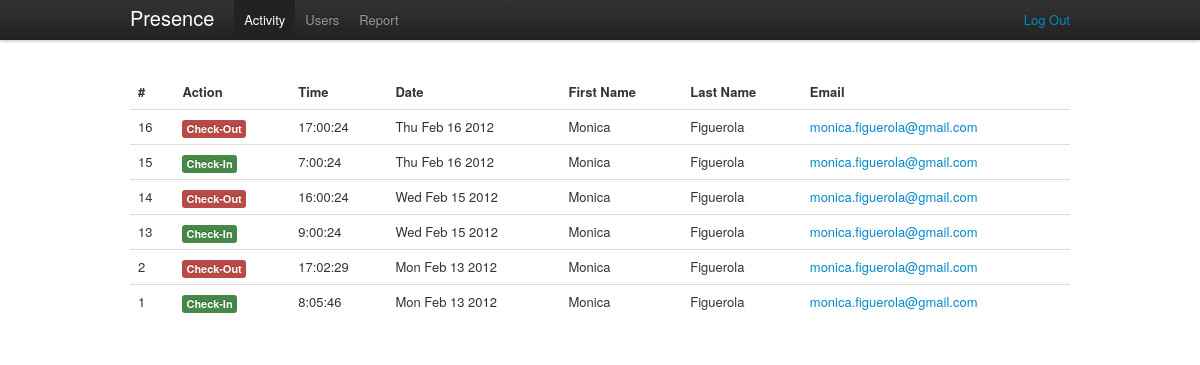
/admin/activity/ (signed in), run on the app's committed database.
### tables this page shows
CREATE TABLE IF NOT EXISTS `presence_activity` (
  `id` int(11) NOT NULL AUTO_INCREMENT,
  `userid` varchar(250) NOT NULL,
  `action` varchar(50) NOT NULL,
  `timestamp` int(15) NOT NULL,
  `computed` tinyint(1) NOT NULL DEFAULT '0',
  PRIMARY KEY (`id`)
);

CREATE TABLE IF NOT EXISTS `presence_users` (
  `id` int(11) NOT NULL AUTO_INCREMENT,
  `email` varchar(150) NOT NULL,
  `password` varchar(50) NOT NULL,
  `role` varchar(20) NOT NULL,
  `firstname` varchar(200) NOT NULL,
  `lastname` varchar(300) NOT NULL,
  `position` varchar(200) NOT NULL,
  `mac` varchar(20) NOT NULL,
  PRIMARY KEY (`id`)
);

### public/index.php (called while the page is built, shortened)
<?php
require_once (ROOT . '/config/config.php');
$url = isset($_GET['url']) ? $_GET['url'] : null;
$role = isset($_SESSION['role']) ? $_SESSION['role'] : null;
if ($url == null && $role == null) {
    $controller = "AuthController";
    $action = "asklogin";
    $url_params = array();
} else if ($url == null && isset($role)) {
    $controller = ucfirst($role) . 'Controller';
    $action = 'activity';
    $url_params = array();
} else {
    $url_params = explode('/', $url);
    $controller = ucfirst(array_shift($url_params));
    $action = $url_params[0] == null ? 'activity' : array_shift($url_params);
}
$extra_params = $_POST;
new $controller($action, array_merge($url_params, $extra_params));

### config/config.php (called while the page is built, shortened)
<?php
$CONFIG = new stdClass();
$CONFIG->wwwroot = 'http://localhost/presence-manager';
$CONFIG->dbhost = 'localhost';
$CONFIG->dbname = 'presence';
$CONFIG->dbuser = 'root';
$CONFIG->dbpassword = 'doremi';

### lang/en.php (called while the page is built)
<?php
$STRINGS = null;
$STRINGS['brand'] = 'Presence';
$STRINGS['login'] = 'Login';
$STRINGS['help'] = 'Help';
$STRINGS['activity'] = 'Activity';
$STRINGS['users'] = 'Users';
$STRINGS['report'] = 'Report';
$STRINGS['user'] = 'User';
$STRINGS['logout'] = 'Log Out';
$STRINGS['home'] = 'Home';
$STRINGS['404'] = '404';
$STRINGS['user:update:success'] = 'User details updated successfully!';
$STRINGS['user:update:failed'] = 'User details update falied!';
$STRINGS['user:delete:success'] = 'User deleted successfully!';
$STRINGS['user:delete:failed'] = 'User deleition falied!';
$STRINGS['user:create:success'] = 'The new user has been created!';
$STRINGS['user:create:failed'] = 'Error creating new user!';
$STRINGS['user:create:duplicate'] = 'This user already exists!';
$STRINGS['admin:no:activities'] = 'No more activity!';
$STRINGS['add:user'] = 'Add User';
$STRINGS['create:user'] = 'Create User';
$STRINGS['build:report'] = 'Build Report';

### lib/DB.php (called while the page is built, shortened)
<?php
class DB {
    private static $_instance;
    private static function getInstance(){
        if(self::$_instance == null){
            self::$_instance = new $class();
        }
        return self::$_instance;
    }
    public static function setUp($params){
        $db = self::getInstance();
        $db->_connection = new PDO("mysql:host=" . $params->dbhost . ";
                                    dbname=" . $params->dbname,
                                               $params->dbuser,
                                               $params->dbpassword);
    }
    public static function getDB(){
        $db = self::getInstance();
        return $db->_connection;
    }
	static function getAllRecords($sql, array $params = null){
		$st = self::getDB()->prepare($sql);
        $st->execute($params);
        return $st->fetchAll(PDO::FETCH_OBJ);
	}
}

### app/models/ActivityModel.php (called while the page is built, shortened)
<?php
class ActivityModel extends Model {
    public static function find_all() {
		$sql = "SELECT pa.id, pa.userid, pa.action, pa.timestamp, pu.firstname, pu.lastname, pu.email
				FROM " . self::table() . " pa
				JOIN presence_users pu ON pa.userid = pu.id
				ORDER BY pa.timestamp DESC";
		return DB::getAllRecords($sql, null);
    }
}

### app/controllers/AdminController.php (called while the page is built, shortened)
<?php
class AdminController extends Controller {
    public function __construct($action, $params) {
        global $CONFIG;
        if ($this->check_role('admin') && method_exists($this, $action)) {
            $this->$action($params);
        } else {
            RoutingHelper::redirect($CONFIG->wwwroot . '/error/notfound');
        }
    }
    public function activity() {
        $this->_view = new AdminActivityView(ActivityModel::find_all());
    }
}

### app/model.class.php (called while the page is built, shortened)
<?php
class Model{
    protected static function table(){
        $prefix = 'presence_';
        $caller = get_called_class();
        $class = lcfirst(substr($caller, 0, -5));
        return $prefix.self::pluralise($class);
    }
    private static function pluralise($word){
        $exceptions = array();
        $exceptions['activity'] = 'activity';
        empty($exceptions[$word])
            ? $plural = $word.'s'
            : $plural = $exceptions[$word];
        return $plural;
    }
}

### lib/Helperx.php (called while the page is built, shortened)
<?php
class Helperx{
	static function get_event_description($event) {
        switch ($event) {
            case 'checkin': return 'Check-In';
            case 'checkout': return 'Check-Out';
		}
	}
    static function get_label_for_action($action){
       switch ($action) {
            case 'checkin': return 'label-success';
            case 'checkout': return 'label-important';
		}
    }
}

### app/views/admin/AdminActivityView.php (the view, shortened to what this page needs)
<?php
class AdminActivityView extends View {
    private $_entries;
    public function __construct($entries, $alert = null) {
        $this->_entries = $entries;
    }
    public function menu() {
        return MenuHelper::admin_base_menu('activity');
    }
    public function content() {
        global $CONFIG;
        $activity_table_content = '';
        if (!empty($this->_entries)) {
            foreach ($this->_entries as $entry) {
                $activity_table_content .=
                '<tr>
					<td>' . $entry->id . '</td>
					<td><span class="label ' . Helperx::get_label_for_action($entry->action). '">' . Helperx::get_event_description($entry->action) . '</span></td>
					<td>' . date('G:i:s', $entry->timestamp) . '</td>
					<td>' . date('D M j Y', $entry->timestamp) . '</td>
					<td>' . utf8_encode($entry->firstname) . '</td>
                    <td>' . utf8_encode($entry->lastname) . '</td>
					<td><a href="'.$CONFIG->wwwroot.'/admin/user_details/'.$entry->userid.'">' . $entry->email . '</a></td>
				 </tr>
				';
            }
        }
        return '
        <section id="activity">
            <table class="table">
                <thead>
                    <tr>
                        <th>#</th>
                        <th>Action</th>
                        <th>Time</th>
						<th>Date</th>
                        <th>First Name</th>
                        <th>Last Name</th>
                        <th>Email</th>
                    </tr>
                </thead>
                <tbody>' . $activity_table_content . '
                </tbody>
            </table>
        </section>';
    }
}

### app/view.class.php (shortened to what this page needs)
<?php
abstract class View {
    private $_title;
    protected $_alert;
    public function __construct($alert){
        $this->_alert = $alert;
    }
    public function __destruct() {
        $this->render();
    }
    private function render() {
        global $CONFIG, $STRINGS;
        echo '<!DOCTYPE html>';
        echo '<html lang="en">
                <head>
                <meta charset="utf-8">
                    <title>' . $this->_title . ' | ' . $STRINGS['brand'] . '</title>
                    <link rel="stylesheet" href="' . $CONFIG->wwwroot . '/public/css/bootstrap.min.css" type="text/css">
                    <link rel="stylesheet" href="' . $CONFIG->wwwroot . '/public/css/presence.css" type="text/css">
                    <link rel="stylesheet" href="' . $CONFIG->wwwroot . '/public/css/datepicker.css" type="text/css">
                    <link rel="shortcut icon" href="' . $CONFIG->wwwroot . '/public/img/favicon.ico">
                    <script type="text/javascript" src="' . $CONFIG->wwwroot . '/public/js/jquery-1.7.1.min.js"></script>
                    <script type="text/javascript" src="' . $CONFIG->wwwroot . '/public/js/bootstrap-alert.js"></script>
                    <script type="text/javascript" src="' . $CONFIG->wwwroot . '/public/js/bootstrap-datepicker.js"></script>
                </head>
                <body>
                    <div class="navbar navbar-fixed-top">
                        <div class="navbar-inner">
                            <div class="container">
                                <a class="brand" href="'.$CONFIG->wwwroot.'">'.$STRINGS['brand'].'</a>
                                <div class="nav-collapse">
                                    '.$this->menu().'
                                </div>
                            </div>
                        </div>
                    </div>
                    <div class="container">
                        '.$this->_alert.'
						'.$this->content().'
                    </div>
                </body>
                  ';
        echo '</html>';
    }
    protected function title($title) {
        $this->_title = $title;
    }
}

### app/helpers/MenuHelper.php (shortened to what this page needs)
<?php
class MenuHelper extends Helper {
    static public function admin_base_menu($active) {
        global $CONFIG, $STRINGS;
        $activity = $users = $report = null;
        return
            '<ul class="nav">
                <li ' . $activity . '><a href="' . $CONFIG->wwwroot . '/admin/activity">' . $STRINGS['activity'] . '</a></li>
                <li ' . $users . ' ><a href="' . $CONFIG->wwwroot . '/admin/users">' . $STRINGS['users'] . '</a></li>
                <li ' . $report . ' ><a href="' . $CONFIG->wwwroot . '/admin/report">' . $STRINGS['report'] . '</a></li>
            </ul>' . MenuHelper::get_logout_option();
    }
    static private function get_logout_option(){
        global $CONFIG, $STRINGS;
        return
            '<ul class="nav pull-right no-hover-a">
                <p class="navbar-text pull-right"><a href="' . $CONFIG->wwwroot . '/auth/logout">' . $STRINGS['logout'] . '</a></p>
             </ul>';
    }
}

### public/css/presence.css (style rules this page uses)
html { overflow-y:scroll; }
body { padding-top:75px; }

### data on the page
presence_activity: id "16", action "Check-Out", timestamp "17:00:24", timestamp "Thu Feb 16 2012", userid.firstname "Monica", userid.lastname "Figuerola", userid.email "monica.figuerola@gmail.com"
presence_activity: id "15", action "Check-In", timestamp "7:00:24", timestamp "Thu Feb 16 2012", userid.firstname "Monica", userid.lastname "Figuerola", userid.email "monica.figuerola@gmail.com"
presence_activity: id "14", action "Check-Out", timestamp "16:00:24", timestamp "Wed Feb 15 2012", userid.firstname "Monica", userid.lastname "Figuerola", userid.email "monica.figuerola@gmail.com"
presence_activity: id "13", action "Check-In", timestamp "9:00:24", timestamp "Wed Feb 15 2012", userid.firstname "Monica", userid.lastname "Figuerola", userid.email "monica.figuerola@gmail.com"
presence_activity: id "2", action "Check-Out", timestamp "17:02:29", timestamp "Mon Feb 13 2012", userid.firstname "Monica", userid.lastname "Figuerola", userid.email "monica.figuerola@gmail.com"
presence_activity: id "1", action "Check-In", timestamp "8:05:46", timestamp "Mon Feb 13 2012", userid.firstname "Monica", userid.lastname "Figuerola", userid.email "monica.figuerola@gmail.com"

### other printed values
$STRINGS['brand'] "Presence"
$STRINGS['activity'] "Activity"
$STRINGS['users'] "Users"
$STRINGS['report'] "Report"
$STRINGS['logout'] "Log Out"
